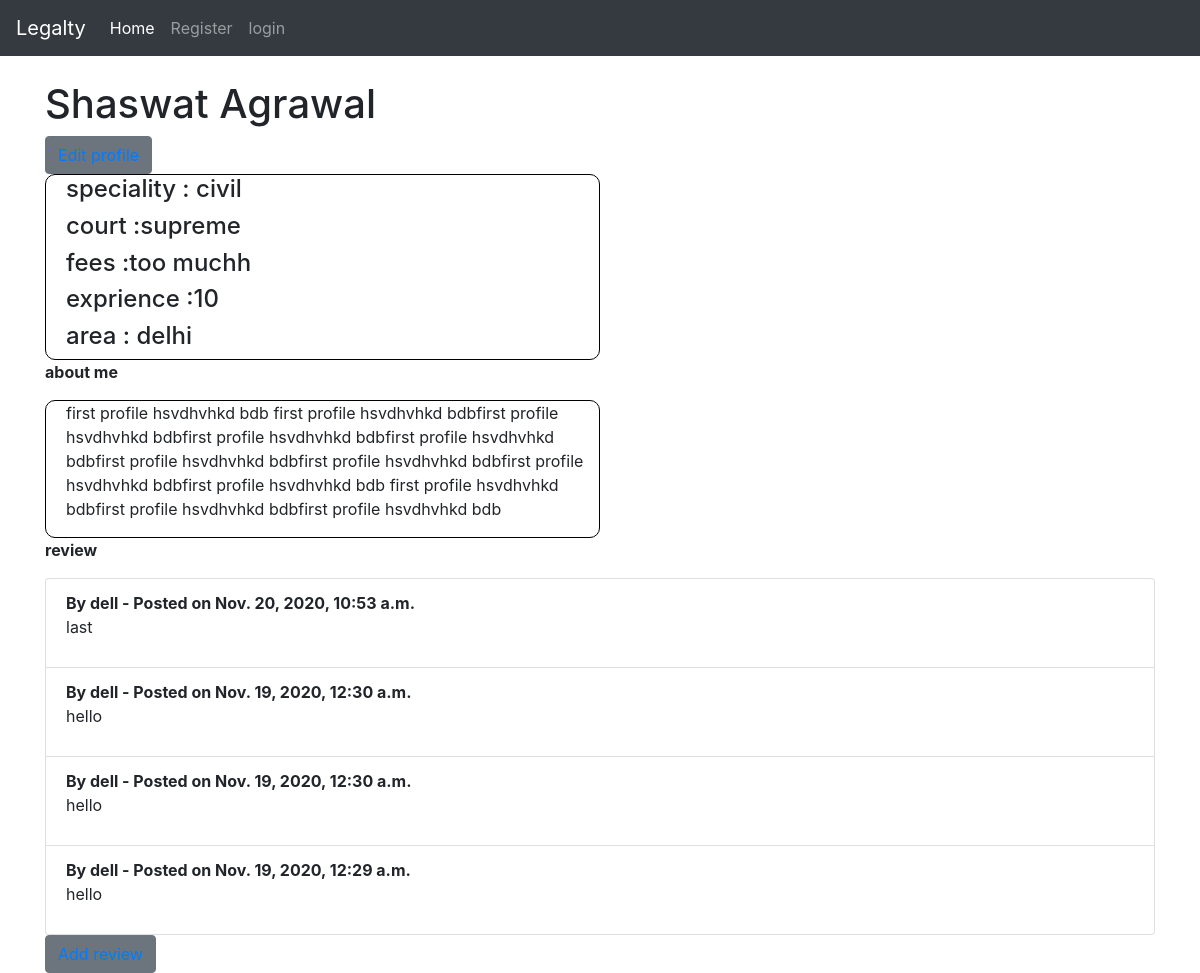
The page /users/11 on the database as committed earlier.
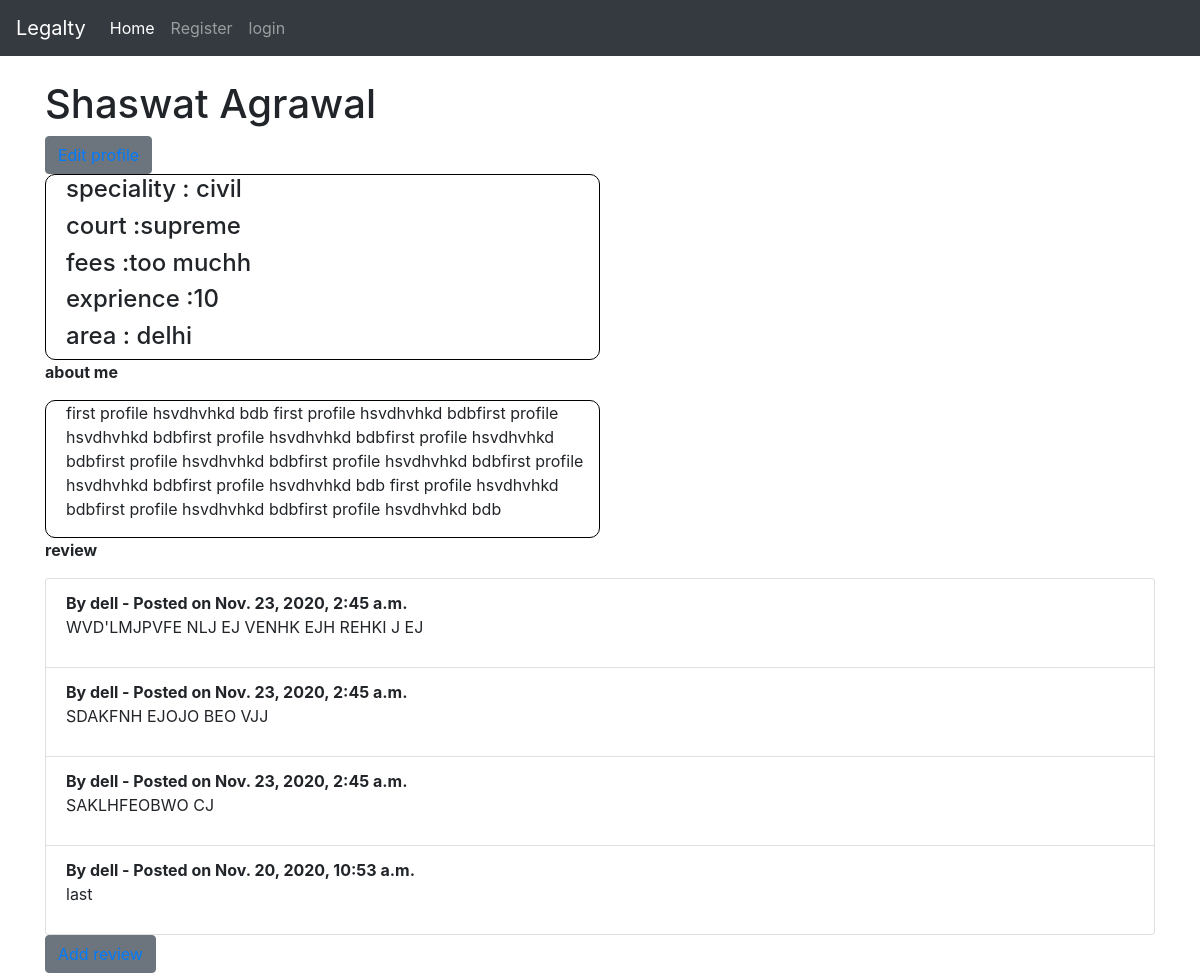
The same page on the database as committed later.
### users/models.py (models this page shows)
class Review ( models.Model):
    lawyer_id = models.ForeignKey( LawyerProfile, on_delete=models.CASCADE)
    author = models.ForeignKey(User, on_delete=models.CASCADE)
    body = models.TextField()
    date_added = models.DateTimeField(default=timezone.now)
    class Meta:
        ordering = ('-date_added' , )

### users/views.py (the view)
# urls.py: path('<int:pk>', displayProfile , name= 'display-profile'),
def displayProfile( request , pk):
    try:
        form = LawyerProfile.objects.get(pk=pk)
        reviewset = Review.objects.filter( lawyer_id__pk = pk )[0:4]
    except LawyerProfile.DoesNotExist:
        return HttpResponseNotFound("Page not found")
    context = {
        'form' : form ,
        'reviewset' : reviewset
    }
    return render(request, 'profile.html', context)

### users/templates/profile.html (shortened to what this page needs)
{% extends 'base.html' %}
{% block content %}
<h1>{{  form.firstName }} {{  form.lastName }}</h1>
<button type="button" class="btn btn-secondary">
    <a href="{% url 'edit-profile' form.pk  %}" >
    </a>
</button>
<br/>
<div class="box">
    <h4> speciality : {{  form.speciality }} </h4>
    <H4> court :{{  form.court }}</H4>
    <h4> fees :{{  form.fees }}</h4>
    <h4> exprience :{{  form.experience }}</h4>
    <h4> area : {{  form.area }}</h4>
</div>
<p><b> about me </b></p>
<div class="box">
    <p>
        {{  form.about }}
    </p>
</div>
<div >
    <p> <b> review </b></p>
<ul class="list-group">
{% for review in reviewset %}
    <li class="list-group-item">
        <b>By {{ review.author.username }} - Posted on {{ review.date_added }}</b>
        <p> {{ review.body }}</p>
    </li>
{% endfor %}
</ul>
</div>
<button type="button" class="btn btn-secondary">
    <a href="{% url 'review' form.pk  %}" >
    </a>
</button>
{% endblock %}

Rows that differ between the two databases and show on the page:
no longer on this page (row unchanged): Review: author.username "dell", date_added "Nov. 19, 2020, 12:30 a.m.", body "hello"
no longer on this page (row unchanged): Review: author.username "dell", date_added "Nov. 19, 2020, 12:30 a.m.", body "hello"
no longer on this page (row unchanged): Review: author.username "dell", date_added "Nov. 19, 2020, 12:29 a.m.", body "hello"
added Review: author.username "dell", date_added "Nov. 23, 2020, 2:45 a.m.", body "WVD'LMJPVFE NLJ EJ VENHK EJH REHKI J EJ"
added Review: author.username "dell", date_added "Nov. 23, 2020, 2:45 a.m.", body "SDAKFNH EJOJO BEO VJJ"
added Review: author.username "dell", date_added "Nov. 23, 2020, 2:45 a.m.", body "SAKLHFEOBWO CJ"
